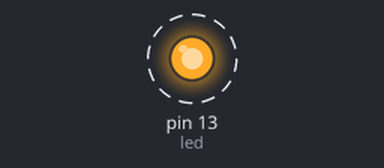
Simulated run of this sketch. Board: Arduino Uno, built with avr-gcc and run on an emulated ATmega328P. Shown: output pins drawn as LEDs (lit = HIGH). Dashed ring = blinking.

Above: at 0.5 s.
Timing chart, 0 to 3.0 s (numbered marks = the images above):
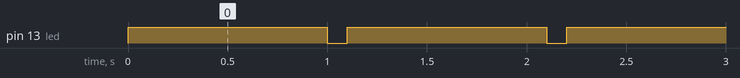

The sketch:

LED.ino
```cpp
void setup() {
  // put your setup code here, to run once:
  int led = 13;
pinMode(led, OUTPUT);   //output可以改为1 ·

}

void loop() {
    int led = 13;      //这一行可以不加，只要前面设为全局就好，即在2个函数之前
  // put your main code here, to run repeatedly:
digitalWrite(led,HIGH);   // high可以改为1；
  delay(1000);                       // wait for a second
  digitalWrite(led, LOW);    // turn the LED off by making the voltage LOW
  delay(100);                       // wait for a second
}
```

Measured:
- by itself, pin 13 (led): alternates HIGH for 1.0 s and LOW for 0.10 s
